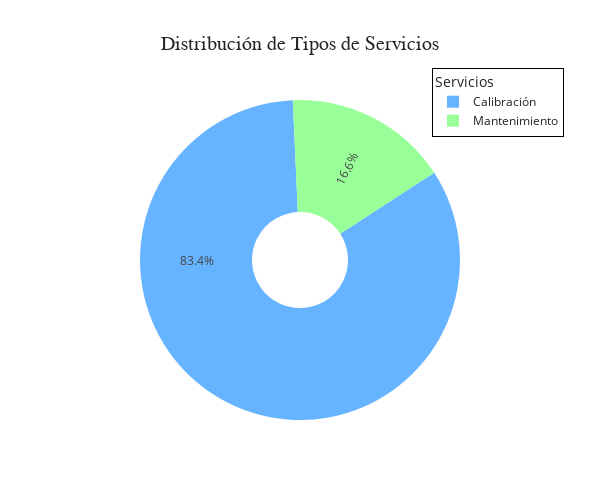

The notebook cell saved with this chart:
### Markdown cell above
#### Mostramos un gráfico de barras con los tipos de servicio

### Code cell
import plotly.graph_objects as go

fig = go.Figure(data=[ 
    go.Pie(
        labels=service_type.index, 
        values=service_type.values, 
        rotation=57,
        direction='clockwise',
        hole=0.3, 
        textinfo='percent',  # Muestra el porcentaje y el nombre
        hoverinfo='label+value',  # Muestra nombre y porcentaje al pasar el mouse
        insidetextorientation='radial',
        marker=dict(
            colors=['#66b3ff', '#99ff99', '#ff6666', '#ffcc99'],  # Puedes ajustar estos colores
        ),
        #pull=[0.1, 0, 0, 0],  # Hace "salir" ligeramente la primera porción (opcional)
    )
])

fig.update_layout(
    template="plotly+seaborn",  # Combina los templates de plotly y seaborn
    width=600,
    height=500,
    title='Distribución de Tipos de Servicios',
    title_x=0.5,
    title_font=dict(size=20, family='Verdana, sans-serif'),
    legend_title_text="Servicios",
    legend=dict(
        x=0.8, y=1.1,
        bgcolor="rgba(255,255,255,0.5)",
        bordercolor="Black",
        borderwidth=1
    ),
    showlegend=True,
)

fig.show()

### Figure 1 — Plotly figure (JSON) as saved in the notebook; plotly's stock layout.template omitted (floating-point values rounded to 4 significant figures)
{"data": [{"direction": "clockwise", "hole": 0.3, "hoverinfo": "label+value", "insidetextorientation": "radial", "labels": ["Calibración", "Mantenimiento"], "marker": {"colors": ["#66b3ff", "#99ff99", "#ff6666", "#ffcc99"]}, "rotation": 57, "textinfo": "percent", "type": "pie", "values": [363, 72]}], "layout": {"height": 500, "legend": {"bgcolor": "rgba(255,255,255,0.5)", "bordercolor": "Black", "borderwidth": 1, "title": {"text": "Servicios"}, "x": 0.8, "y": 1.1}, "showlegend": true, "title": {"font": {"family": "Verdana, sans-serif", "size": 20}, "text": "Distribución de Tipos de Servicios", "x": 0.5}, "width": 600}}
